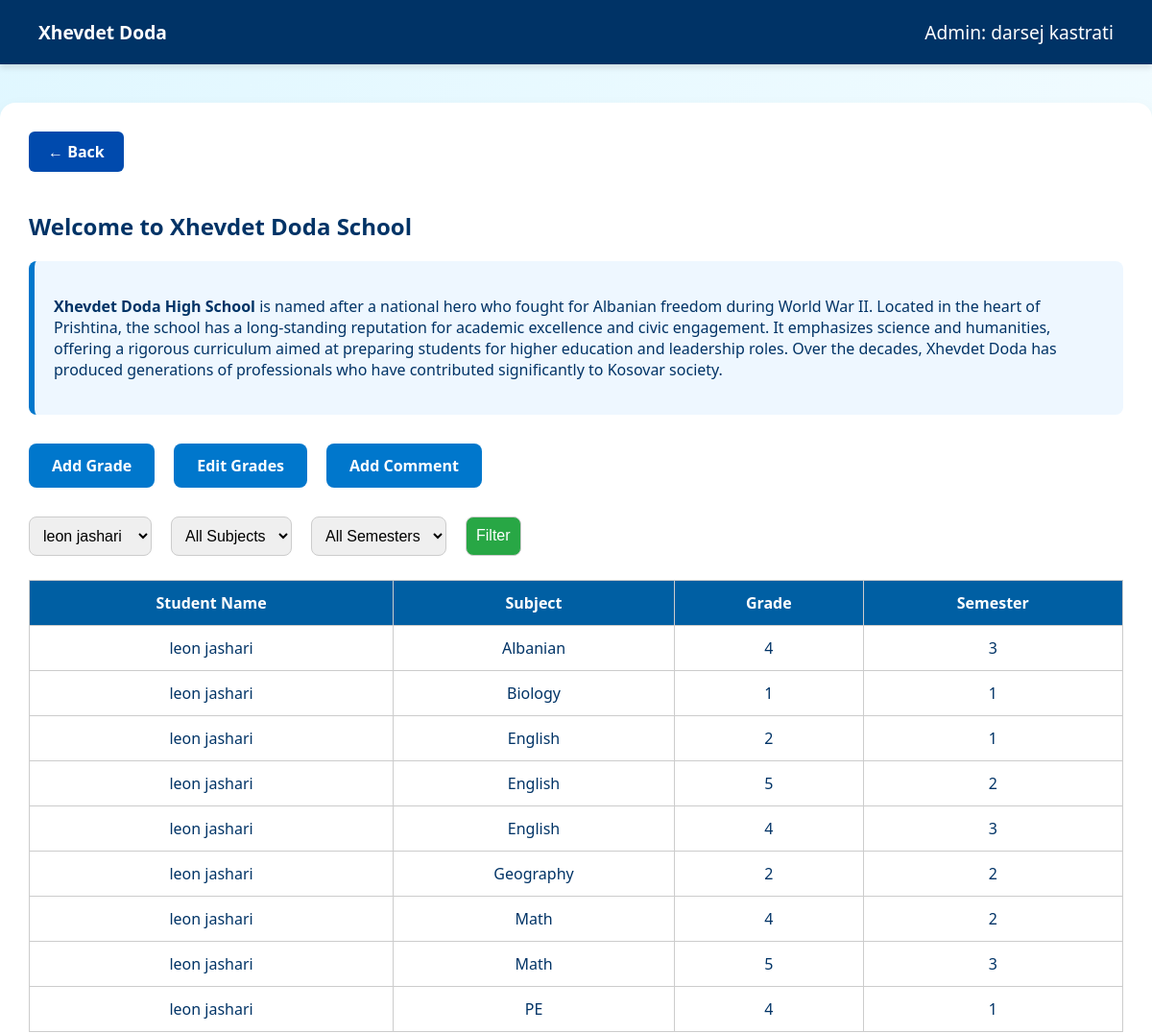
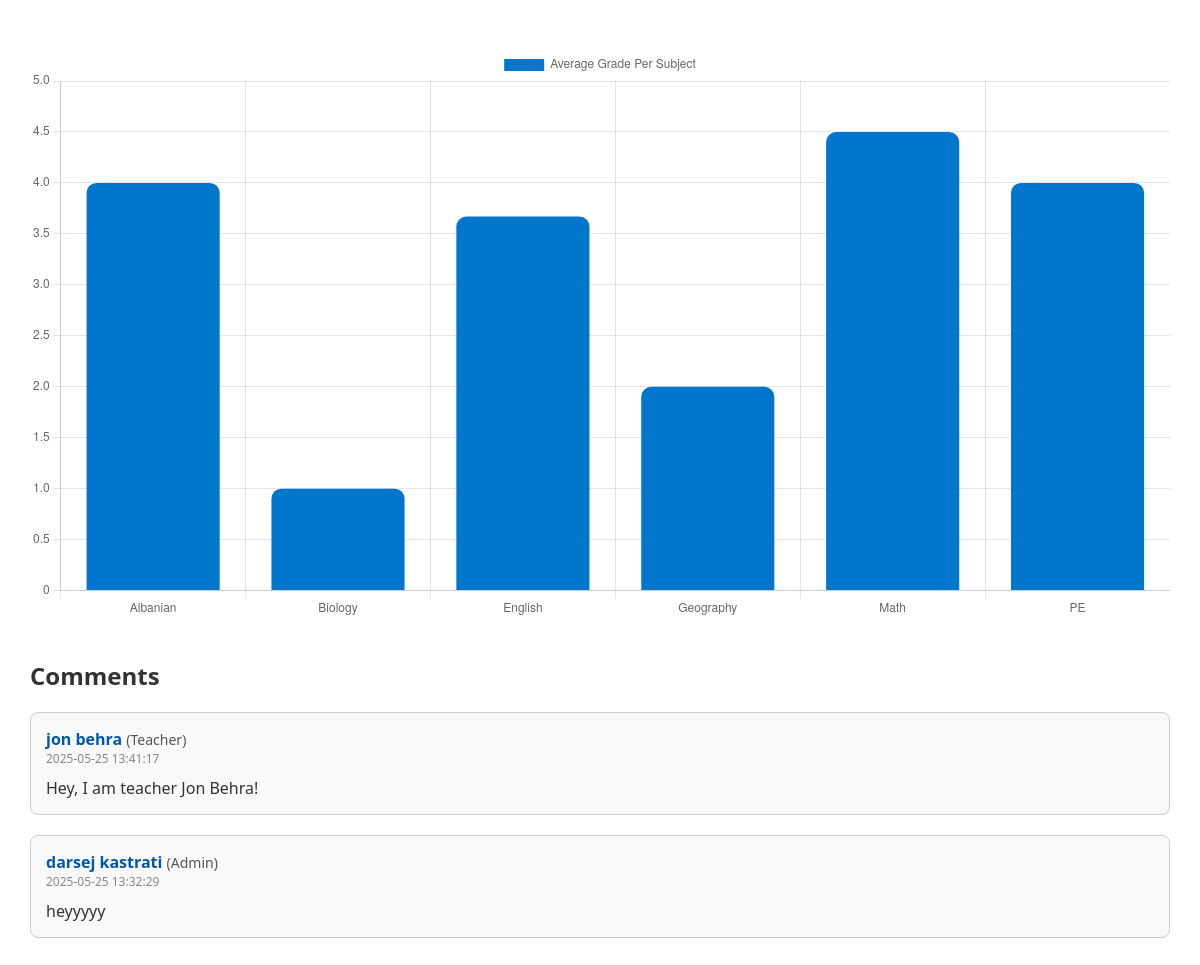
The page /xhevdetdoda.php?student_id=4 (signed in) on the database as committed earlier (2 pictures, top to bottom).
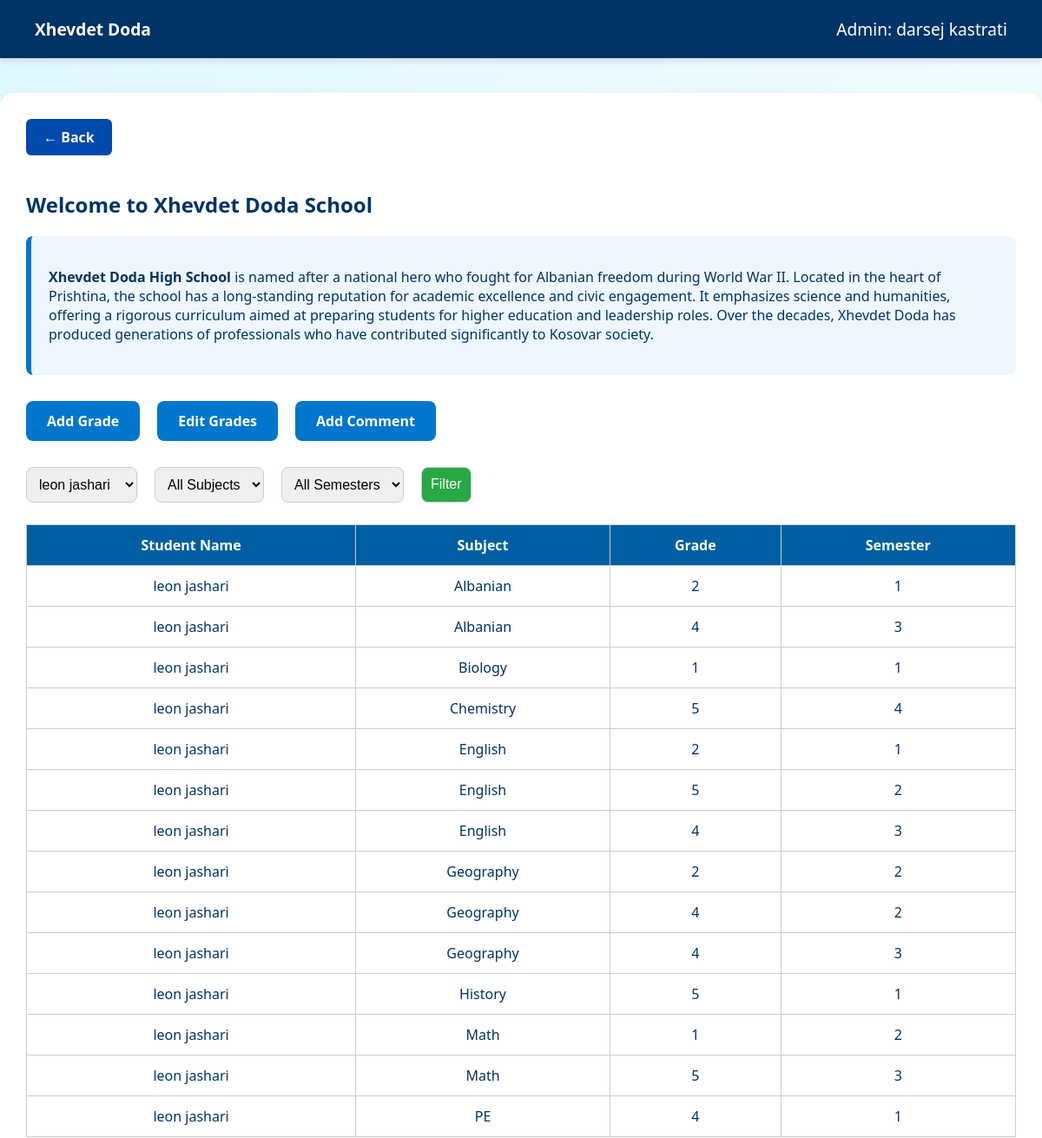
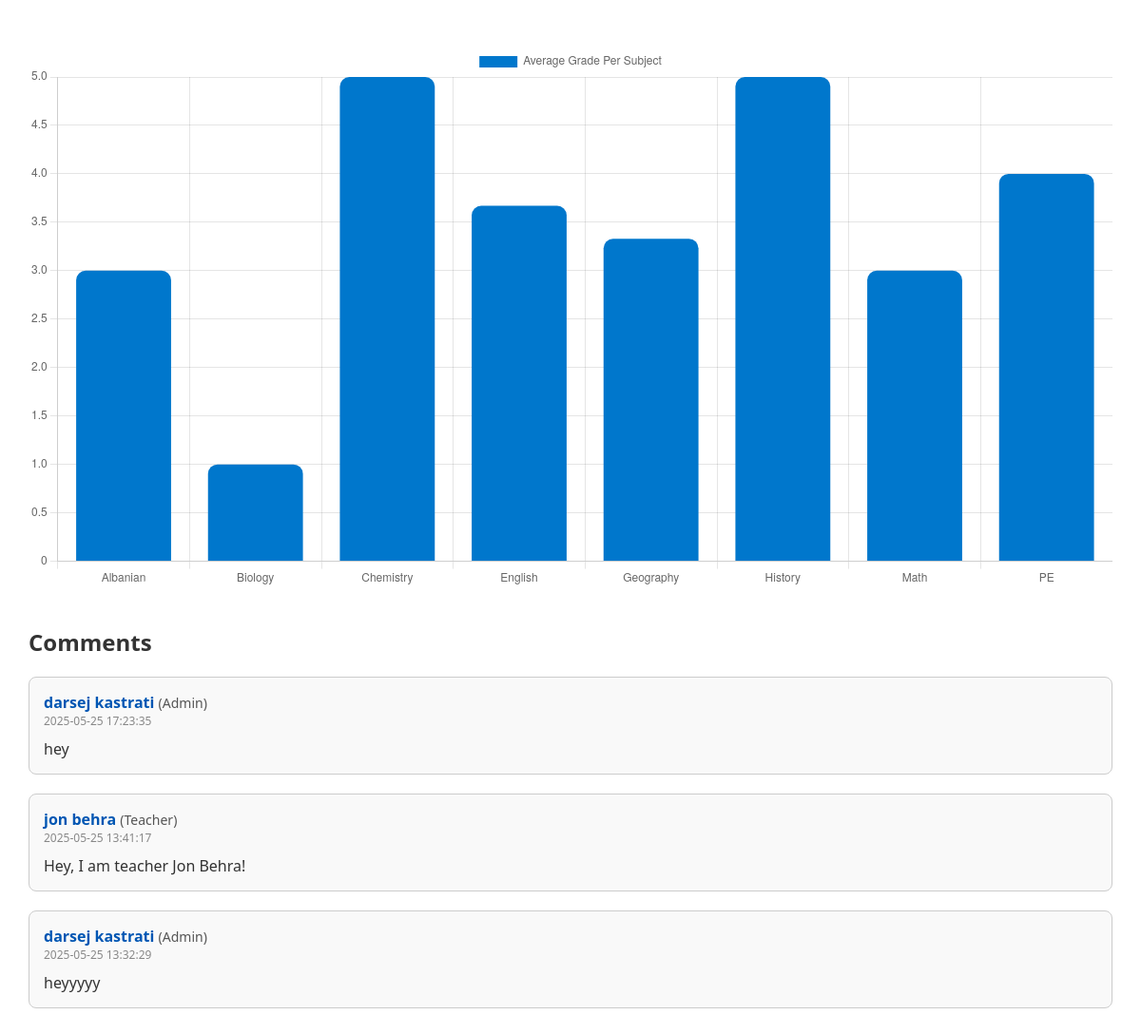
The same page on the database as committed later (2 pictures, top to bottom).
### tables this page shows
CREATE TABLE `users` (
  `id` int(5) NOT NULL,
  `name` varchar(255) NOT NULL,
  `surname` varchar(255) NOT NULL,
  `email` varchar(255) NOT NULL,
  `password` varchar(255) NOT NULL,
  `confrim_password` varchar(255) NOT NULL,
  `school` varchar(255) NOT NULL,
  `isstudent` varchar(255) NOT NULL,
  `isteacher` varchar(255) NOT NULL,
  `isadmin` varchar(255) NOT NULL
);

CREATE TABLE `student_grades` (
  `id` int(11) NOT NULL,
  `student_id` int(11) NOT NULL,
  `subject` varchar(100) NOT NULL,
  `grade` int(11) DEFAULT NULL CHECK (`grade` between 1 and 5),
  `schedule` text DEFAULT NULL,
  `teacher_id` int(11) DEFAULT NULL,
  `semester` int(11) DEFAULT NULL
);

CREATE TABLE `comments` (
  `id` int(11) NOT NULL,
  `user_id` int(11) DEFAULT NULL,
  `role` varchar(10) DEFAULT NULL,
  `name` varchar(255) DEFAULT NULL,
  `comment` text DEFAULT NULL,
  `school` varchar(50) DEFAULT NULL,
  `created_at` timestamp NOT NULL DEFAULT current_timestamp(),
  `timestamp` timestamp NOT NULL DEFAULT current_timestamp()
);

### xhevdetdoda.php (the view, shortened to what this page needs)
<?php
require 'config.php';
$userId = $_SESSION['id'];
$stmt = $conn->prepare("SELECT * FROM users WHERE id = ?");
$stmt->execute([$userId]);
$user = $stmt->fetch(PDO::FETCH_ASSOC);
$isStudent = strtolower($user['isstudent']) === 'true';
$isTeacher = strtolower($user['isteacher']) === 'true';
$isAdmin = strtolower($user['isadmin']) === 'true';
$studentsStmt = $conn->prepare("SELECT id, name, surname FROM users WHERE school = 'xhevdetdoda' AND isstudent = 'true'");
$studentsStmt->execute();
$students = $studentsStmt->fetchAll(PDO::FETCH_ASSOC);
$selectedStudent = $_GET['student_id'] ?? '';
$query = "SELECT g.*, u.name, u.surname FROM student_grades g JOIN users u ON g.student_id = u.id WHERE u.school = 'xhevdetdoda'";
$params = [];
if ($isStudent) {
    $query .= " AND g.student_id = ?";
    $params[] = $userId;
} elseif ($selectedStudent) {
    $query .= " AND g.student_id = ?";
    $params[] = $selectedStudent;
}
$query .= " ORDER BY g.subject, g.semester";
$gradesStmt = $conn->prepare($query);
$gradesStmt->execute($params);
$grades = $gradesStmt->fetchAll(PDO::FETCH_ASSOC);
$averageData = [];
foreach ($grades as $grade) {
    $subject = $grade['subject'];
    if (!isset($averageData[$subject])) {
        $averageData[$subject] = ['sum' => 0, 'count' => 0];
    }
    $averageData[$subject]['sum'] += $grade['grade'];
    $averageData[$subject]['count']++;
}
foreach ($averageData as $subject => $data) {
    $averageData[$subject] = round($data['sum'] / $data['count'], 2);
}
?>
<!DOCTYPE html>
<html lang="en">
<head>
</head>
<body>
    <div class="navbar">
        <div><strong>Xhevdet Doda</strong></div>
        <div>
            <?php
                if ($isStudent) echo "Student: {$user['name']} {$user['surname']}";
                elseif ($isTeacher) echo "Teacher: {$user['name']} {$user['surname']}";
                elseif ($isAdmin) echo "Admin: {$user['name']} {$user['surname']}";
            ?>
        </div>
    </div>
    <div class="container">
        <a href="home.php" class="nav-btn">← Back</a>
        <h2>Welcome to Xhevdet Doda School</h2>
        <div class="school-history">
            <p><strong>Xhevdet Doda High School</strong> is named after a national hero who fought for Albanian freedom during World War II. Located in the heart of Prishtina, the school has a long-standing reputation for academic excellence and civic engagement. It emphasizes science and humanities, offering a rigorous curriculum aimed at preparing students for higher education and leadership roles. Over the decades, Xhevdet Doda has produced generations of professionals who have contributed significantly to Kosovar society. </p>
        </div>
        <div class="button-bar">
            <?php if ($isTeacher || $isAdmin): ?>
                <a href="addGrade.php">Add Grade</a>
                <a href="editGrades.php">Edit Grades</a>
                <a href="addComment.php">Add Comment</a>
            <?php endif; ?>
        </div>
        <form method="GET" class="filters">
            <?php if (!$isStudent): ?>
                <select name="student_id">
                    <?php foreach ($students as $s): ?>
                        <option value="<?= $s['id'] ?>" <?= $selectedStudent == $s['id'] ? 'selected' : '' ?>><?= $s['name'] ?> <?= $s['surname'] ?></option>
                    <?php endforeach; ?>
                </select>
            <?php endif; ?>
            <select name="subject">
                <option value="">All Subjects</option>
            </select>
            <select name="semester">
                <option value="">All Semesters</option>
            </select>
            <input type="submit" value="Filter">
        </form>
        <table>
            <thead>
                <tr>
                    <th>Student Name</th>
                    <th>Subject</th>
                    <th>Grade</th>
                    <th>Semester</th>
                </tr>
            </thead>
            <tbody>
                <?php foreach ($grades as $g): ?>
                    <tr>
                        <td><?= $g['name'] ?> <?= $g['surname'] ?></td>
                        <td><?= htmlspecialchars($g['subject']) ?></td>
                        <td><?= $g['grade'] ?></td>
                        <td><?= $g['semester'] ?></td>
                    </tr>
                <?php endforeach; ?>
            </tbody>
        </table>
        <canvas id="gradeChart" width="800" height="400"></canvas>
        <script>
            const ctx = document.getElementById('gradeChart').getContext('2d');
            const chartData = {
                labels: <?= json_encode(array_keys($averageData)) ?>,
                datasets: [{
                    label: '<?= $isStudent ? "Your Average Grade" : "Average Grade Per Subject" ?>',
                    data: <?= json_encode(array_values($averageData)) ?>,
                    backgroundColor: '#0077cc',
                    borderRadius: 10
                }]
            };
            new Chart(ctx, {
                type: 'bar',
                data: chartData,
                options: {
                    scales: {
                        y: {
                            beginAtZero: true,
                            max: 5
                        }
                    }
                }
            });
        </script>
        <div class="comment-section" style="margin-top: 40px;">
  <h2 style="font-size: 24px; color: #333;">Comments</h2>
  <?php
  $stmt = $conn->prepare("SELECT * FROM comments WHERE school = 'xhevdetdoda' ORDER BY created_at DESC");
  $stmt->execute();
  $comments = $stmt->fetchAll(PDO::FETCH_ASSOC);
  if ($comments && count($comments) > 0):
      foreach ($comments as $comment):
  ?>
      <div class="comment-card" style="border: 1px solid #ccc; padding: 15px; margin-bottom: 20px; border-radius: 8px; background-color: #f9f9f9;">
        <div class="comment-header" style="margin-bottom: 10px;">
          <strong style="color: #0056b3;"><?php echo htmlspecialchars($comment['name']); ?></strong>
          <span style="font-size: 14px; color: #555;">(<?php echo htmlspecialchars(ucfirst($comment['role'])); ?>)</span>
          <div style="font-size: 12px; color: #888;"><?php echo htmlspecialchars($comment['created_at']); ?></div>
        </div>
        <div class="comment-body" style="font-size: 16px; color: #333;">
          <?php echo nl2br(htmlspecialchars($comment['comment'])); ?>
        </div>
      </div>
  <?php
      endforeach;
  else:
      echo "<p style='color: #666;'>No comments yet. Be the first to share your thoughts.</p>";
  endif;
  ?>
</div>
    </div>
</body>
</html>

### xhevdetdoda.php (style rules this page uses)
body { margin: 0; font-family: 'Segoe UI', Tahoma, Geneva, Verdana, sans-serif; background: linear-gradient(to bottom right, #e0f7ff, #ffffff); color: #003366; }
.navbar { background-color: #003366; padding: 20px 40px; color: white; display: flex; justify-content: space-between; align-items: center; font-size: 1.2rem; box-shadow: 0 4px 6px rgba(0,0,0,0.1); }
.container { max-width: 1200px; margin: 40px auto; padding: 30px; background-color: #ffffff; border-radius: 16px; box-shadow: 0 10px 20px rgba(0,0,0,0.08); }
h2, h3 { color: #003366; }
.button-bar { display: flex; gap: 20px; margin: 30px 0; }
.button-bar a { background-color: #0077cc; color: white; padding: 12px 24px; border-radius: 8px; text-decoration: none; font-weight: bold; transition: background 0.3s ease; }
.filters { display: flex; gap: 20px; flex-wrap: wrap; margin-bottom: 25px; }
select, input[type=submit] { padding: 10px; border-radius: 8px; border: 1px solid #ccc; font-size: 1rem; }
input[type=submit] { background-color: #28a745; color: white; cursor: pointer; }
table { width: 100%; border-collapse: collapse; margin-top: 20px; }
th, td { border: 1px solid #ccc; padding: 12px; text-align: center; }
th { background-color: #005fa3; color: white; }
.school-history { background-color: #eef7ff; padding: 20px; border-left: 6px solid #0077cc; border-radius: 8px; margin-bottom: 30px; }
#gradeChart { margin-top: 50px; }
.comment-card { border: 1px solid #ccc; padding: 15px; margin-bottom: 20px; border-radius: 8px; background-color: #f9f9f9; }
.comment-header { margin-bottom: 10px; }
.comment-body { font-size: 16px; color: #333; }
.nav-btn { display: inline-block; margin-bottom: 20px; background-color: #004aad; color: white; padding: 10px 20px; text-decoration: none; border-radius: 6px; font-weight: bold; transition: background-color 0.3s ease; }

Rows that differ between the two databases and show on the page:
added student_grades: student.name "leon", student.surname "jashari", subject "Albanian", grade "2", semester "1"
added student_grades: student.name "leon", student.surname "jashari", subject "Chemistry", grade "5", semester "4"
added student_grades: student.name "leon", student.surname "jashari", subject "Geography", grade "4", semester "2"
added student_grades: student.name "leon", student.surname "jashari", subject "Geography", grade "4", semester "3"
added student_grades: student.name "leon", student.surname "jashari", subject "History", grade "5", semester "1"
changed student_grades (number 12 of 14 on the later page): grade "4" → "1"
added comments: name "darsej kastrati", role "Admin", created_at "2025-05-25 17:23:35", comment "hey"
Other text that changed with them:
chart data {{ json_encode(array_keys($averageData)) }}: ["Albanian","Biology","English","Geography","Math","PE"] → ["Albanian","Biology","Chemistry","English","Geography","History","Math","PE"]
chart data {{ json_encode(array_values($averageData)) }}: [4,1,3.67,2,4.5,4] → [3,1,5,3.67,3.33,5,3,4]
